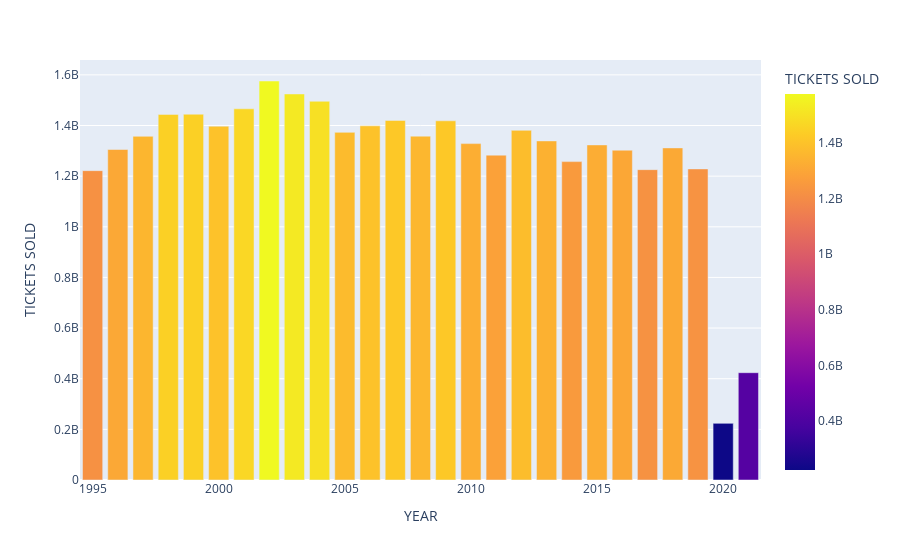

The notebook cell this image was saved under:
### Code cell
fig = px.bar(AnnualTicketSales, x='YEAR', y='TICKETS SOLD',orientation='v', color='TICKETS SOLD')
fig.show()

### Figure 1 — Plotly figure (JSON) as saved in the notebook; plotly's stock layout.template omitted (floating-point values rounded to 4 significant figures)
{"data": [{"alignmentgroup": "True", "hovertemplate": "YEAR=%{x}<br>TICKETS SOLD=%{marker.color}<extra></extra>", "legendgroup": "", "marker": {"color": [423774881, 223638958, 1228541629, 1311536128, 1225639761, 1302556378, 1323356776, 1257402920, 1339168926, 1380921942, 1282915168, 1328549021, 1418567388, 1358042073, 1420036680, 1398738283, 1372980280, 1495651298, 1524589620, 1575756527, 1465874205, 1397460079, 1444664086, 1443832471, 1357349648, 1305221290, 1221705907], "coloraxis": "coloraxis", "pattern": {"shape": ""}}, "name": "", "offsetgroup": "", "orientation": "v", "showlegend": false, "textposition": "auto", "type": "bar", "x": [2021, 2020, 2019, 2018, 2017, 2016, 2015, 2014, 2013, 2012, 2011, 2010, 2009, 2008, 2007, 2006, 2005, 2004, 2003, 2002, 2001, 2000, 1999, 1998, 1997, 1996, 1995], "xaxis": "x", "y": [423774881, 223638958, 1228541629, 1311536128, 1225639761, 1302556378, 1323356776, 1257402920, 1339168926, 1380921942, 1282915168, 1328549021, 1418567388, 1358042073, 1420036680, 1398738283, 1372980280, 1495651298, 1524589620, 1575756527, 1465874205, 1397460079, 1444664086, 1443832471, 1357349648, 1305221290, 1221705907], "yaxis": "y"}], "layout": {"barmode": "relative", "coloraxis": {"colorbar": {"title": {"text": "TICKETS SOLD"}}, "colorscale": [[0, "#0d0887"], [0.1111, "#46039f"], [0.2222, "#7201a8"], [0.3333, "#9c179e"], [0.4444, "#bd3786"], [0.5556, "#d8576b"], [0.6667, "#ed7953"], [0.7778, "#fb9f3a"], [0.8889, "#fdca26"], [1, "#f0f921"]]}, "legend": {"tracegroupgap": 0}, "margin": {"t": 60}, "xaxis": {"anchor": "y", "domain": [0, 1], "title": {"text": "YEAR"}}, "yaxis": {"anchor": "x", "domain": [0, 1], "title": {"text": "TICKETS SOLD"}}}}
